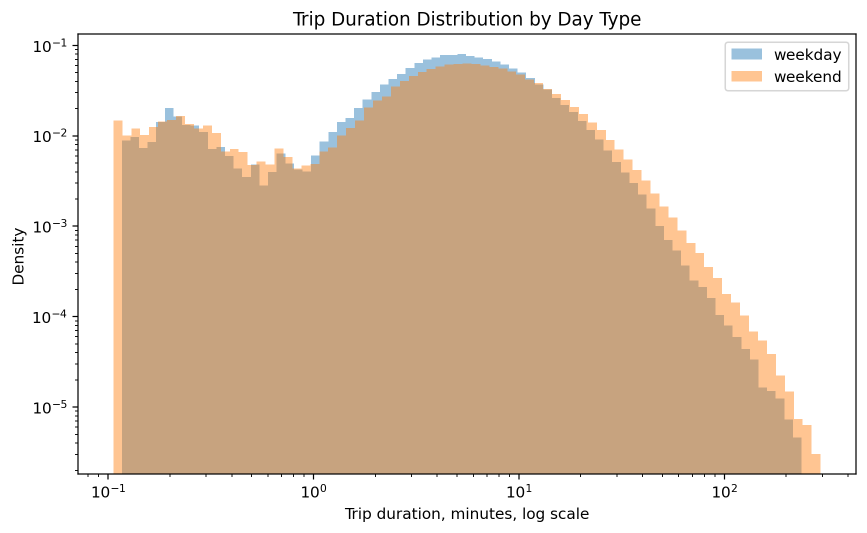
#> input picture figures/trip_duration_distribution_loglog.png, 1733 x 1065 px (shown at 1/2 size)
$ jupyter execute --allow-errors Divvy_Final_Project_Merged_Notebook.ipynb   (shell and % lines are left out)
#> lines starting #> are read from the running program, lines starting #| are printed output that depends on the picture
# Weekday and Weekend Differences in Shared Mobility Patterns

## A Bike-Share Case Study Using 2025 Chicago Divvy Data

This notebook is the proposal-facing summary layer. The reproducible data cleaning and analysis pipeline stays in `src/`, while this notebook reads the generated CSV tables and figures from `outputs/` and `figures/`.

[cell 1]
from pathlib import Path

import matplotlib.image as mpimg
import matplotlib.pyplot as plt
import numpy as np
import pandas as pd
from IPython.display import display

ROOT = Path.cwd()
if ROOT.name == "notebooks":
    ROOT = ROOT.parent

OUTPUTS = ROOT / "outputs"
FIGURES = ROOT / "figures"
DATA = ROOT / "data"
DATA_OUTPUTS = DATA / "outputs"

pd.options.display.float_format = "{:,.3f}".format

def first_existing_path(filename, *folders):
#> called with filename = 'cleaning_summary.csv'
    candidates = [Path(folder) / filename for folder in folders]
    for path in candidates:
        if path.exists():
            return path
    tried = ", ".join(str(path) for path in candidates)
    raise FileNotFoundError(f"Missing file: {filename}. Tried: {tried}")

def read_output_csv(filename):
    path = first_existing_path(filename, OUTPUTS, DATA_OUTPUTS)
    return pd.read_csv(path)

def show_png(filename, figsize=(8, 5)):
#> called with filename = 'trip_duration_distribution_loglog.png', figsize = (8, 5)
    path = FIGURES / filename
    if not path.exists():
        raise FileNotFoundError(f"Missing figure file: {path}. Run the src pipeline first.")
    image = mpimg.imread(path)
#> image is the input picture: shape (1065, 1733, 4) float32; mean R, G, B, A 0.872, 0.809, 0.749, 1
    fig, ax = plt.subplots(figsize=figsize)
    ax.imshow(image)
    ax.axis("off")
    plt.show()

## Research Question

How do weekday and weekend Divvy trips in Chicago differ in trip duration, straight-line distance, spatial concentration, and the types of urban services accessed near trip end locations during 2025?

## Proposal Objective and Rubric Fit

This project analyzes weekday and weekend differences in Chicago Divvy bike-share trips during 2025. The weekday/weekend comparison is used as a starting point for understanding how shared mobility patterns change across different social and temporal contexts.

The project fits the proposal requirements because it uses a full-year mobility dataset, applies reproducible data cleaning, reports baseline statistics, examines full trip duration and distance distributions, and includes spatial heatmaps. In response to the baseline feedback, I added log-scaled distribution plots and CCDF plots for trip duration and straight-line distance. In response to the spatial feedback, I added a heatmap with an OpenStreetMap/Carto basemap. To add more depth to the research question, I also enriched sampled trip end locations with OpenStreetMap service categories, allowing weekday and weekend destinations to be compared by nearby urban service environments.

## Hypotheses / Expected Patterns

I expect weekend trips to have longer durations and slightly longer straight-line distances than weekday trips. Because trip duration and distance are likely to be right-skewed, I compare medians, interquartile ranges, log-scaled distributions, and CCDF plots instead of relying only on mean values.

I also expect weekday trips to be more concentrated around dense urban service environments such as transit, office, food and drink, and retail areas. Weekend trips are expected to be more dispersed and relatively more connected to tourism, recreation, lakefront, park, or less service-dense destination environments.

## Data and Reproducible Pipeline

The project uses monthly 2025 Chicago Divvy trip CSV files. The source data is cleaned and summarized with Python scripts in `src/`.

To reproduce this notebook, first run the pipeline scripts from the project root in this order, then run this notebook:

1. `01_combine_and_clean.py`
2. `02_eda_trip_patterns.py`
3. `03_dwell_proxy.py`
4. `04_spatial_heatmaps.py`
5. `06_distribution_fits.py`
6. `07_basemap_heatmap.py`
7. `08_prepare_end_location_sample.py`
8. `09_osm_destination_services.py`

`05_optional_weather_merge.py` is optional and is not required for the revised core analysis.

#> (a cell that did not finish here is left out)

## Dataset Scope and Coordinate System

The dataset comes from the official Chicago Divvy monthly trip records. Each row represents one observed trip with start/end times, start/end station fields, start/end coordinates, bike type, and rider type.

The native coordinate reference system is longitude/latitude in **WGS84 / EPSG:4326**. The current pipeline keeps coordinates in this CRS for mapping and uses the haversine formula to estimate straight-line trip length in kilometers. This distance is useful for comparison, but it is not the actual street-network route distance.

#> (a cell that did not finish here is left out)

## Proposal-Facing Summary Table

For the two-page written proposal, use a compact table instead of the full cleaning log. The full cleaning table remains below for reproducibility, but the proposal only needs the final dataset size and the weekday/weekend split.

#> (a cell that did not finish here is left out)

## Cleaning Summary

The cleaning pipeline removes invalid timestamps, trips outside the 2025 analysis year, missing or invalid coordinates, invalid durations, and unrealistic straight-line distances.

#> (a cell that did not finish here is left out)

## Weekday vs Weekend Trip Counts

This table gives the overall sample balance between weekday and weekend trips.

#> (a cell that did not finish here is left out)

## Monthly Coverage

The monthly count figure shows that the analysis covers the full year instead of a single seasonal snapshot.

#> (a cell that did not finish here is left out)

## Exploratory Data Analysis and Baseline Statistics

The baseline EDA shows that the cleaned Divvy 2025 dataset is suitable for comparing weekday and weekend mobility patterns. The main temporal split is based on the trip start time, with trips classified as either weekday or weekend.

The first comparison focuses on trip duration and straight-line trip distance. Weekend trips have longer typical durations and slightly longer straight-line distances than weekday trips. However, the distributions are strongly right-skewed, so the analysis does not rely only on means or medians. I also examine log-scaled histograms and CCDF plots to show the full distributional structure. These plots show that weekend trips have a heavier upper tail, especially for trip duration, meaning that longer trips are more common on weekends.

The spatial baseline analysis uses start-location heatmaps. Because weekday trips are more numerous than weekend trips, normalized density is used to compare relative spatial concentration. I also include an interactive heatmap with an OpenStreetMap/Carto basemap so that the hotspots can be interpreted in relation to downtown Chicago, the lakefront, parks, streets, and surrounding neighborhoods.

To add more behavioral depth, I enrich sampled trip end locations with OpenStreetMap service categories. For each sampled endpoint, I identify the nearest mapped OSM service node within 250 meters and classify it into broad categories such as transit, food and drink, retail, tourism, office, health, recreation, and education. This allows the project to compare not only where weekday and weekend trips occur, but also what types of urban service environments are near their destinations.

The OSM results suggest that weekday endpoints are more strongly associated with dense service environments such as food and drink, transit, office, and retail. Weekend endpoints are more likely to fall outside a mapped service node within 250 meters and are slightly more associated with tourism. This supports the interpretation that weekday trips are more connected to routine urban activity areas, while weekend trips are more dispersed and somewhat more connected to leisure or tourism-oriented destinations.

## Trip Duration and Trip Length

The summary statistics use the cleaned full dataset. The boxplots hide extreme visual outliers by limiting the displayed y-axis range, but the table below is based on all filtered records.

#> (a cell that did not finish here is left out)

[cell 9]
figure_names = ["trip_length_boxplot.png", "trip_duration_boxplot.png"]
#> (the rest of this cell did not finish here and is left out)

### Distributional structure of trip duration and distance

To respond to the baseline-distribution concern, I examined the full distributions of trip duration and straight-line trip distance instead of relying only on median values. Both variables are strongly right-skewed and have long tails, meaning that most trips are short but a smaller number of trips are much longer.

I use log-log histograms and complementary cumulative distribution functions (CCDFs) to compare weekday and weekend distributions. The CCDF plots show that weekend trips have a heavier upper tail than weekday trips, especially for trip duration. This supports the earlier median-based finding that weekend trips tend to last longer, but it also shows that the difference is visible across the distribution, not only at the median.

I also estimate simple lognormal parameters and power-law tail parameters as descriptive statistics. These fitted values are used to describe the statistical structure of the data, while the visual evidence suggests that the distributions are long-tailed rather than normally distributed.

#> (a cell that did not finish here is left out)

[cell 11]
show_png("trip_duration_distribution_loglog.png", figsize=(8, 5))
#> (the call stopped at in show_png, `fig, ax = plt.subplots(figsize=figsize)`: IPython is not available in this run)
show_png("trip_distance_distribution_loglog.png", figsize=(8, 5))
#> call 2 of show_png, with filename = 'trip_distance_distribution_loglog.png', figsize = (8, 5)
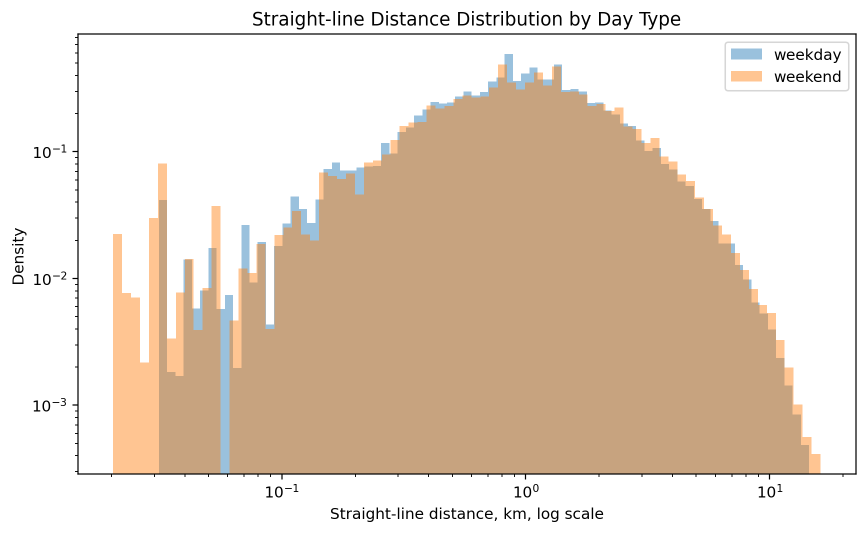
#> input picture figures/trip_distance_distribution_loglog.png, 1733 x 1065 px (shown at 1/2 size)
#> in show_png, image is the input picture: shape (1065, 1733, 4) float32; mean R, G, B, A 0.885, 0.829, 0.776, 1
#> (the call stopped at in show_png, `fig, ax = plt.subplots(figsize=figsize)`: IPython is not available in this run)
show_png("trip_duration_ccdf.png", figsize=(8, 5))
#> call 3 of show_png, with filename = 'trip_duration_ccdf.png', figsize = (8, 5)
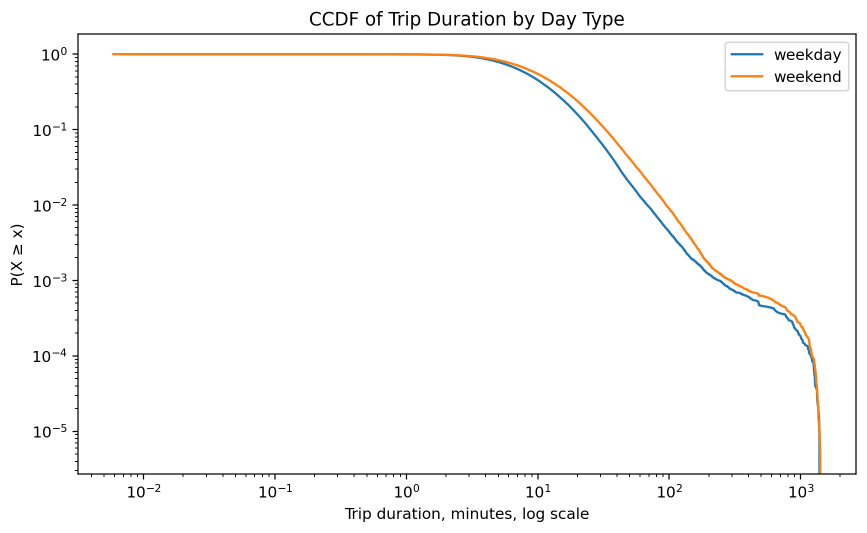
#> input picture figures/trip_duration_ccdf.png, 1733 x 1065 px (shown at 1/2 size)
#> in show_png, image is the input picture: shape (1065, 1733, 4) float32; mean R, G, B, A 0.983, 0.981, 0.98, 1
#> (the call stopped at in show_png, `fig, ax = plt.subplots(figsize=figsize)`: IPython is not available in this run)
#> (the rest of this cell did not finish here and is left out)
